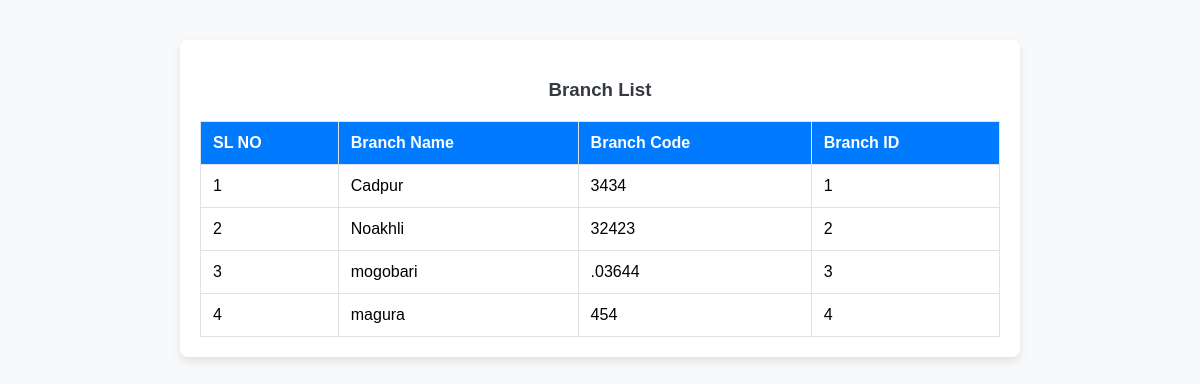
/adminpannel/pages/branch/branchshow.php, run on an earlier commit of the app's database.
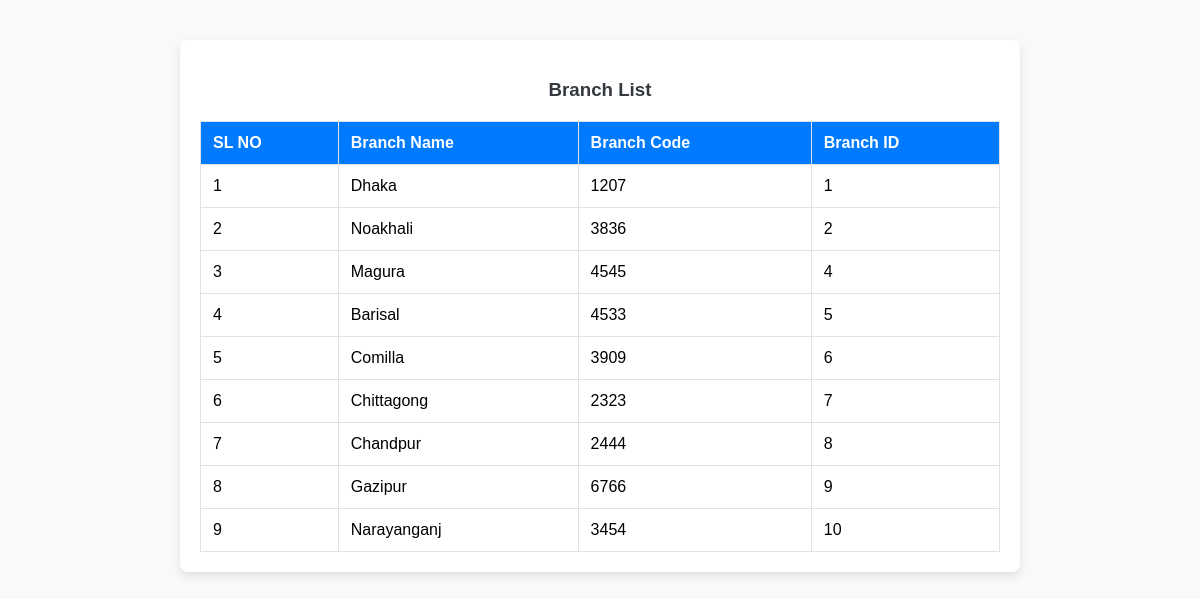
And on a later commit of the database.
### tables this page shows
CREATE TABLE `branch` (
  `branch_id` int(11) NOT NULL,
  `branch_name` varchar(111) NOT NULL,
  `branch_code` varchar(11) NOT NULL
);

### adminpannel/pages/branch/branchshow.php (the view, shortened to what this page needs)
<?php
$database = mysqli_connect("localhost", "root", "", "fasttrack");
?>
<!doctype html>
<html lang="en">
<head>
</head>
<body>
    <?php
    $query = "SELECT * FROM branch";
    $ns = $database->query($query);
    echo "<div class='table-container'>
    <h3>Branch List</h3>
    <table>
        <thead>
            <tr>
                <th>SL NO</th>
                <th>Branch Name</th>
                <th>Branch Code</th>
                <th>Branch ID</th>
            </tr>
        </thead>";
    $serial = 1;
    while ($row = $ns->fetch_assoc()) {
        echo "
        <tbody>
            <tr>
                <td>{$serial}</td>
                <td>{$row['branch_name']}</td>
                <td>{$row['branch_code']}</td>
                <td>{$row['branch_id']}</td>
            </tr>
        </tbody>";
        $serial++;
    }
    echo " </table> </div>";
    ?>
</body>
</html>

What changed in the data, as far as the page shows it:
removed branch: branch_name "mogobari", branch_code ".03644", branch_id "3"
changed branch id 1: branch_name "Cadpur" → "Dhaka"; branch_code "3434" → "1207"
changed branch id 2: branch_name "Noakhli" → "Noakhali"; branch_code "32423" → "3836"
changed branch id 4: branch_name "magura" → "Magura"; branch_code "454" → "4545"
added branch: branch_name "Barisal", branch_code "4533", branch_id "5"
added branch: branch_name "Comilla", branch_code "3909", branch_id "6"
added branch: branch_name "Chittagong", branch_code "2323", branch_id "7"
added branch: branch_name "Chandpur", branch_code "2444", branch_id "8"
added branch: branch_name "Gazipur", branch_code "6766", branch_id "9"
added branch: branch_name "Narayanganj", branch_code "3454", branch_id "10"
